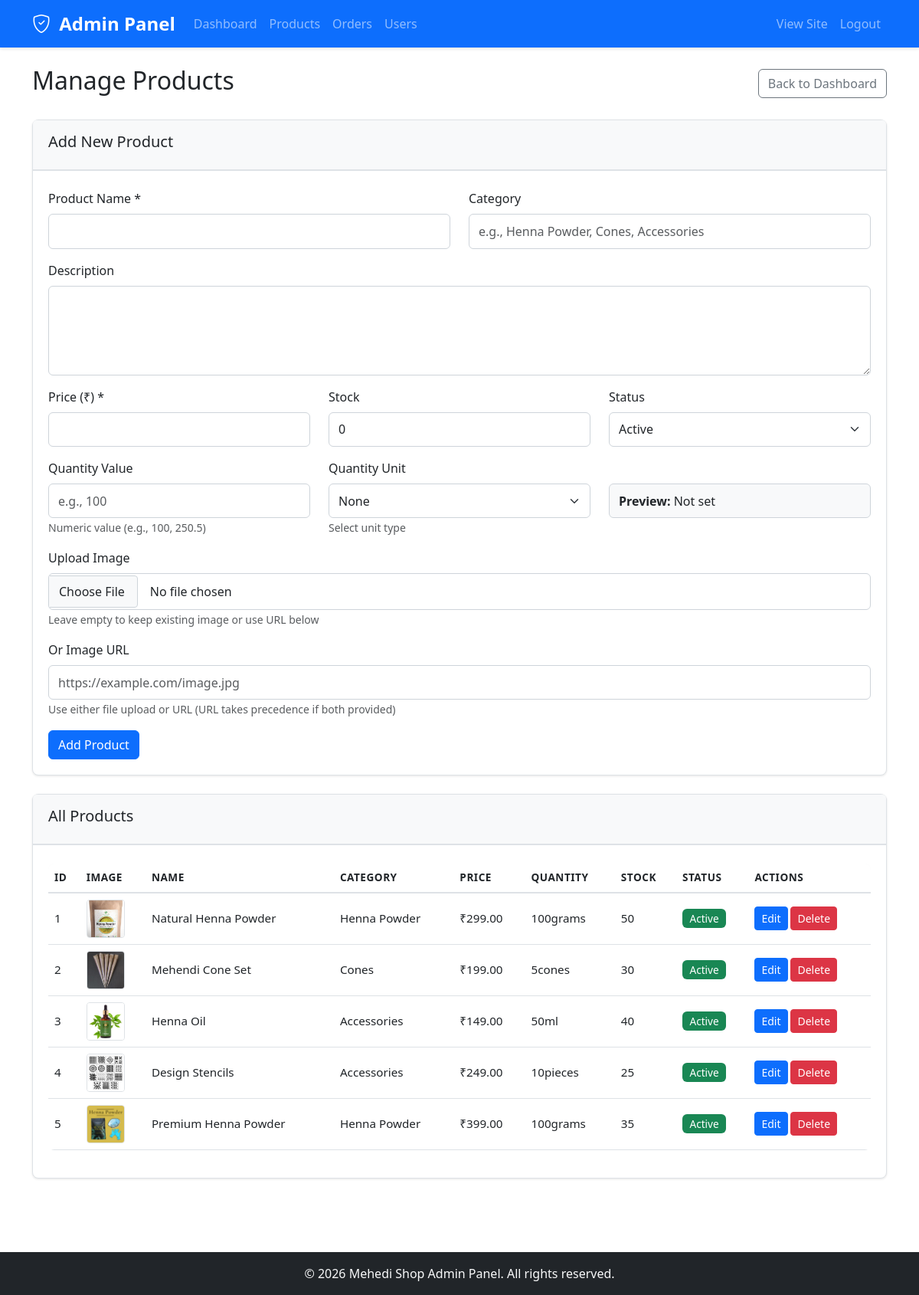
/admin/products.php (signed in), run on the app's committed database.
### tables this page shows
CREATE TABLE IF NOT EXISTS products (
    id INT AUTO_INCREMENT PRIMARY KEY,
    name VARCHAR(200) NOT NULL,
    description TEXT,
    price DECIMAL(10, 2) NOT NULL,
    image_url VARCHAR(500),
    image_path VARCHAR(500),
    stock INT DEFAULT 0,
    category VARCHAR(100),
    quantity_value DECIMAL(10, 2) NULL,
    quantity_unit VARCHAR(50) NULL,
    status ENUM('active', 'inactive') DEFAULT 'active',
    created_at TIMESTAMP DEFAULT CURRENT_TIMESTAMP
);

### includes/functions.php (called while the page is built, shortened)
<?php
function formatPrice($price) {
    return '₹' . number_format($price, 2);
}
function formatQuantity($value, $unit) {
    $formatted_value = rtrim(rtrim(number_format($value, 2), '0'), '.');
    return $formatted_value . $unit;
}
?>

### admin/products.php (the view, shortened to what this page needs)
<?php
require_once 'header.php';
$conn = getDBConnection();
$products = $conn->query("SELECT * FROM products ORDER BY created_at DESC");
$edit_product = null;
?>
<div class="d-flex justify-content-between align-items-center mb-4">
    <h2>Manage Products</h2>
    <a href="index.php" class="btn btn-outline-secondary">Back to Dashboard</a>
</div>
<div class="card mb-4">
    <div class="card-header">
        <h5><?php echo $edit_product ? 'Edit Product' : 'Add New Product'; ?></h5>
    </div>
    <div class="card-body">
        <form method="POST" action="" enctype="multipart/form-data">
            <div class="row">
                <div class="col-md-6">
                    <div class="mb-3">
                        <label for="name" class="form-label">Product Name *</label>
                        <input type="text" class="form-control" id="name" name="name"
                               value="<?php echo htmlspecialchars($edit_product['name'] ?? ''); ?>" required>
                    </div>
                </div>
                <div class="col-md-6">
                    <div class="mb-3">
                        <label for="category" class="form-label">Category</label>
                        <input type="text" class="form-control" id="category" name="category"
                               value="<?php echo htmlspecialchars($edit_product['category'] ?? ''); ?>"
                               placeholder="e.g., Henna Powder, Cones, Accessories">
                    </div>
                </div>
            </div>
            <div class="mb-3">
                <label for="description" class="form-label">Description</label>
                <textarea class="form-control" id="description" name="description" rows="4"><?php echo htmlspecialchars($edit_product['description'] ?? ''); ?></textarea>
            </div>
            <div class="row">
                <div class="col-md-4">
                    <div class="mb-3">
                        <label for="price" class="form-label">Price (₹) *</label>
                        <input type="number" step="0.01" class="form-control" id="price" name="price"
                               value="<?php echo $edit_product['price'] ?? ''; ?>" required>
                    </div>
                </div>
                <div class="col-md-4">
                    <div class="mb-3">
                        <label for="stock" class="form-label">Stock</label>
                        <input type="number" class="form-control" id="stock" name="stock"
                               value="<?php echo $edit_product['stock'] ?? 0; ?>" min="0">
                    </div>
                </div>
                <div class="col-md-4">
                    <div class="mb-3">
                        <label for="status" class="form-label">Status</label>
                        <select class="form-select" id="status" name="status">
                            <option value="active" <?php echo ($edit_product['status'] ?? 'active') === 'active' ? 'selected' : ''; ?>>Active</option>
                        </select>
                    </div>
                </div>
            </div>
            <div class="row">
                <div class="col-md-4">
                    <div class="mb-3">
                        <label for="quantity_value" class="form-label">Quantity Value</label>
                        <input type="number" step="0.01" class="form-control" id="quantity_value" name="quantity_value"
                               value="<?php echo $edit_product['quantity_value'] ?? ''; ?>"
                               placeholder="e.g., 100">
                        <small class="text-muted">Numeric value (e.g., 100, 250.5)</small>
                    </div>
                </div>
                <div class="col-md-4">
                    <div class="mb-3">
                        <label for="quantity_unit" class="form-label">Quantity Unit</label>
                        <select class="form-select" id="quantity_unit" name="quantity_unit">
                            <option value="None" <?php echo empty($edit_product['quantity_unit']) ? 'selected' : ''; ?>>None</option>
                        </select>
                        <small class="text-muted">Select unit type</small>
                    </div>
                </div>
                <div class="col-md-4">
                    <div class="mb-3">
                        <label class="form-label">&nbsp;</label>
                        <div class="form-control bg-light">
                            <strong>Preview:</strong>
                            <span id="quantity_preview">
                                <?php
                                if (!empty($edit_product['quantity_value']) && !empty($edit_product['quantity_unit'])) {
                                    echo formatQuantity($edit_product['quantity_value'], $edit_product['quantity_unit']);
                                } else {
                                    echo 'Not set';
                                }
                                ?>
                            </span>
                        </div>
                    </div>
                </div>
            </div>
            <div class="mb-3">
                <label for="image" class="form-label">Upload Image</label>
                <input type="file" class="form-control" id="image" name="image" accept="image/*">
                <small class="text-muted">Leave empty to keep existing image or use URL below</small>
            </div>
            <div class="mb-3">
                <label for="image_url" class="form-label">Or Image URL</label>
                <input type="url" class="form-control" id="image_url" name="image_url"
                       value="<?php echo htmlspecialchars($edit_product['image_url'] ?? ''); ?>"
                       placeholder="https://example.com/image.jpg">
                <small class="text-muted">Use either file upload or URL (URL takes precedence if both provided)</small>
            </div>
            <?php if ($edit_product): ?>
                <button type="submit" name="update_product" class="btn btn-primary">Update Product</button>
                <a href="products.php" class="btn btn-secondary">Cancel</a>
            <?php else: ?>
                <button type="submit" name="add_product" class="btn btn-primary">Add Product</button>
            <?php endif; ?>
        </form>
    </div>
</div>
<div class="card">
    <div class="card-header">
        <h5>All Products</h5>
    </div>
    <div class="card-body">
        <div class="table-responsive">
            <table class="table table-hover">
                <thead>
                    <tr>
                        <th>ID</th>
                        <th>Image</th>
                        <th>Name</th>
                        <th>Category</th>
                        <th>Price</th>
                        <th>Quantity</th>
                        <th>Stock</th>
                        <th>Status</th>
                        <th>Actions</th>
                    </tr>
                </thead>
                <tbody>
                    <?php if ($products->num_rows > 0): ?>
                        <?php while ($product = $products->fetch_assoc()): ?>
                            <?php
                            $image_url = !empty($product['image_path']) ? '../' . $product['image_path'] :
                                         (!empty($product['image_url']) ? $product['image_url'] : '../assets/images/default-product.jpg');
                            ?>
                            <tr>
                                <td><?php echo $product['id']; ?></td>
                                <td>
                                    <img src="<?php echo htmlspecialchars($image_url); ?>"
                                         alt="<?php echo htmlspecialchars($product['name']); ?>"
                                         style="width: 50px; height: 50px; object-fit: cover;"
                                         onerror="this.src='../assets/images/default-product.jpg'">
                                </td>
                                <td><?php echo htmlspecialchars($product['name']); ?></td>
                                <td><?php echo htmlspecialchars($product['category']); ?></td>
                                <td><?php echo formatPrice($product['price']); ?></td>
                                <td>
                                    <?php
                                    $quantity_display = formatQuantity($product['quantity_value'] ?? null, $product['quantity_unit'] ?? null);
                                    echo $quantity_display ? htmlspecialchars($quantity_display) : '<span class="text-muted">-</span>';
                                    ?>
                                </td>
                                <td><?php echo $product['stock']; ?></td>
                                <td>
                                    <span class="badge bg-<?php echo $product['status'] === 'active' ? 'success' : 'secondary'; ?>">
                                        <?php echo ucfirst($product['status']); ?>
                                    </span>
                                </td>
                                <td>
                                    <a href="?edit=<?php echo $product['id']; ?>" class="btn btn-sm btn-primary">Edit</a>
                                    <form method="POST" action="" class="d-inline"
                                          onsubmit="return confirm('Are you sure you want to delete this product?');">
                                        <button type="submit" name="delete_product" class="btn btn-sm btn-danger">Delete</button>
                                    </form>
                                </td>
                            </tr>
                        <?php endwhile; ?>
                    <?php else: ?>
                        <tr>
                            <td colspan="8" class="text-center">No products found.</td>
                        </tr>
                    <?php endif; ?>
                </tbody>
            </table>
        </div>
    </div>
</div>
<?php require_once 'footer.php'; ?>

### assets/css/style.css (style rules this page uses)
:root { --primary-color: #0d6efd; --secondary-color: #6c757d; --success-color: #198754; --danger-color: #dc3545; --warning-color: #ffc107; --info-color: #0dcaf0; --light-color: #f8f9fa; --dark-color: #212529; }
body { font-family: 'Segoe UI', Tahoma, Geneva, Verdana, sans-serif; min-height: 100vh; display: flex; flex-direction: column; }
.card { transition: box-shadow 0.3s ease; border: none; }
.btn-primary { background-color: var(--primary-color); border-color: var(--primary-color); }
.table { border-radius: 8px; overflow: hidden; }
.table thead { background-color: var(--light-color); }
.badge { padding: 0.35em 0.65em; font-weight: 500; }
.card { border-radius: 8px; border: 1px solid #dee2e6; }
.card-header { background-color: var(--light-color); border-bottom: 1px solid #dee2e6; font-weight: 600; }
.badge.bg-success { background-color: var(--success-color) !important; }

### assets/css/admin.css (style rules this page uses)
:root { --admin-primary: #0d6efd; --admin-success: #198754; --admin-danger: #dc3545; --admin-warning: #ffc107; --admin-info: #0dcaf0; --admin-dark: #212529; --admin-light: #f8f9fa; }
.table { font-size: 0.95rem; }
.table th { font-weight: 600; text-transform: uppercase; font-size: 0.85rem; letter-spacing: 0.5px; border-bottom: 2px solid #dee2e6; }
.table td { vertical-align: middle; }
.table img { border-radius: 4px; border: 1px solid #dee2e6; }
.form-label { font-weight: 500; margin-bottom: 0.5rem; }
.form-control, .form-select { border-radius: 6px; border: 1px solid #ced4da; padding: 0.6rem 0.75rem; }
.btn-sm { padding: 0.25rem 0.5rem; font-size: 0.875rem; }
.card { margin-bottom: 1.5rem; box-shadow: 0 1px 3px rgba(0, 0, 0, 0.1); }
.card-header { background-color: var(--admin-light); border-bottom: 2px solid #dee2e6; font-weight: 600; padding: 1rem 1.25rem; }
.card-body { padding: 1.25rem; }
img[style*="width: 50px"] { border: 1px solid #dee2e6; border-radius: 4px; }
.badge { padding: 0.4em 0.7em; font-size: 0.85rem; font-weight: 500; }
.badge.bg-success { background-color: var(--admin-success) !important; }
input[type="file"] { padding: 0.5rem; }
.form-select { cursor: pointer; }
.card .card-header + .card-body { padding-top: 1.5rem; }

### data on the page
products: id "1", image_path (picture), name "Natural Henna Powder", category "Henna Powder", price "₹299.00", quantity_display "100grams", stock "50", status "Active"
products: id "2", image_path (picture), name "Mehendi Cone Set", category "Cones", price "₹199.00", quantity_display "5cones", stock "30", status "Active"
products: id "3", image_path (picture), name "Henna Oil", category "Accessories", price "₹149.00", quantity_display "50ml", stock "40", status "Active"
products: id "4", image_path (picture), name "Design Stencils", category "Accessories", price "₹249.00", quantity_display "10pieces", stock "25", status "Active"
products: id "5", image_path (picture), name "Premium Henna Powder", category "Henna Powder", price "₹399.00", quantity_display "100grams", stock "35", status "Active"
